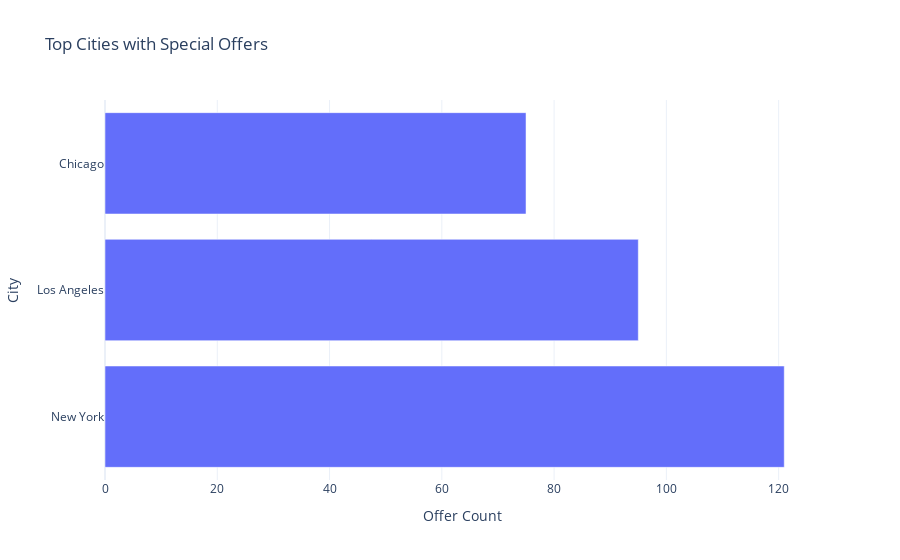

Notebook source saved alongside this figure:
### Markdown cell above
### Hypothesis 3: Cities with the Most Frequent Special Offers

**Goal:**  
Determine which cities have the highest number of pharmacy listings that include special offers.

**Process:**
1. Filter the dataset for rows where the `special_offer` column contains the word "special".
2. Count the occurrences of each city in the filtered dataset.
3. Select the top 10 cities with the highest counts.
4. Visualize the results as a horizontal bar chart using Plotly.

**Outcome:**
- Identifies geographic locations where special offers are most prevalent.

### Code cell
# 🌍 Identify cities with the most frequent special offers
def analyze_special_offer_cities(df):
    offer_cities = df[df['special_offer'].str.contains("special", case=False, na=False)]
    return offer_cities['city'].value_counts().head(10)

# 📈 Horizontal bar chart
def plot_special_offer_cities_bar(data):
    fig = px.bar(
        x=data.values,
        y=data.index,
        orientation='h',
        title='Top Cities with Special Offers',
        labels={'x': 'Offer Count', 'y': 'City'},
        template='plotly_white'
    )
    fig.show()

# Run and plot
top_offer_cities = analyze_special_offer_cities(df)
plot_special_offer_cities_bar(top_offer_cities)

### Figure 1 — Plotly figure (JSON) as saved in the notebook; plotly's stock layout.template omitted (floating-point values rounded to 4 significant figures)
{"data": [{"alignmentgroup": "True", "hovertemplate": "Offer Count=%{x}<br>City=%{y}<extra></extra>", "legendgroup": "", "marker": {"color": "#636efa", "pattern": {"shape": ""}}, "name": "", "offsetgroup": "", "orientation": "h", "showlegend": false, "textposition": "auto", "type": "bar", "x": [121, 95, 75], "xaxis": "x", "y": ["New York", "Los Angeles", "Chicago"], "yaxis": "y"}], "layout": {"barmode": "relative", "legend": {"tracegroupgap": 0}, "title": {"text": "Top Cities with Special Offers"}, "xaxis": {"anchor": "y", "domain": [0, 1], "title": {"text": "Offer Count"}}, "yaxis": {"anchor": "x", "domain": [0, 1], "title": {"text": "City"}}}}
